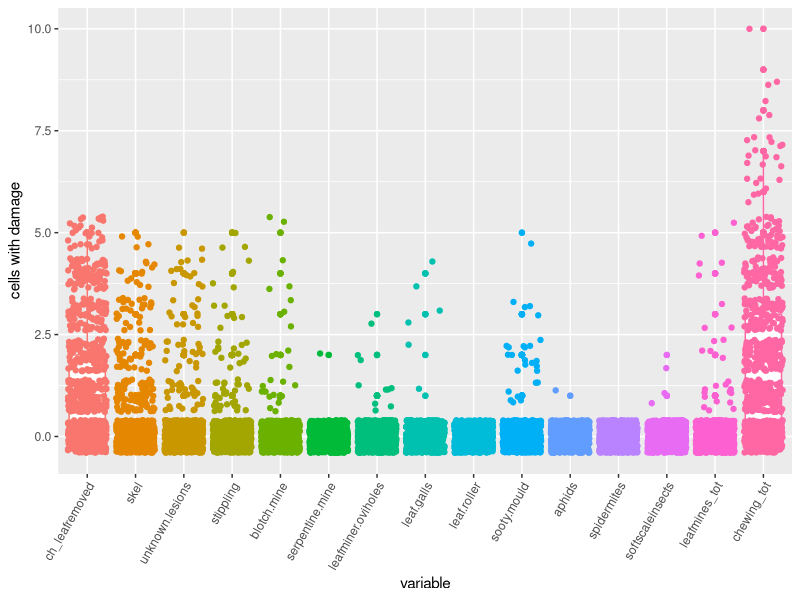
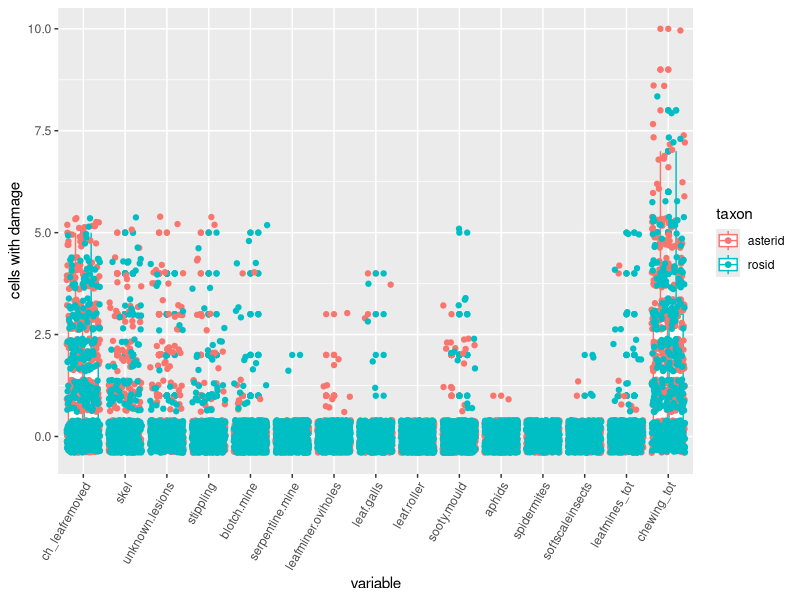
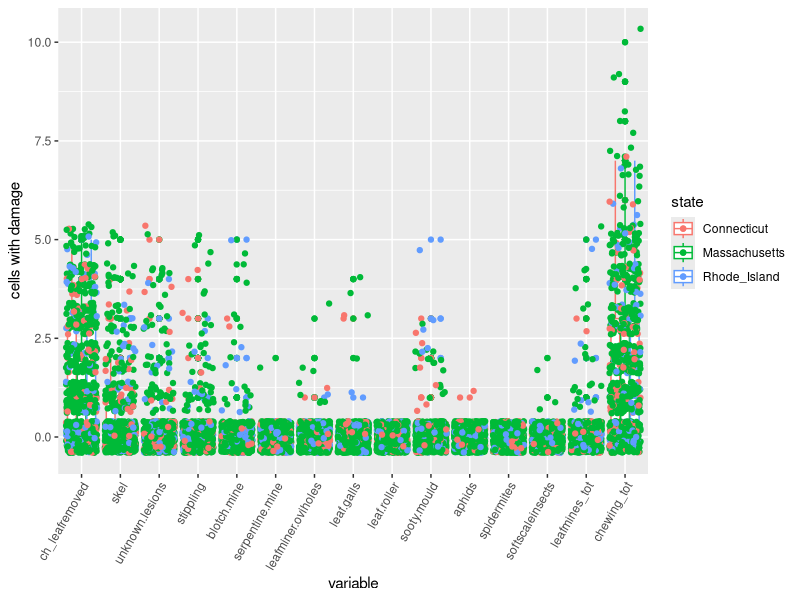
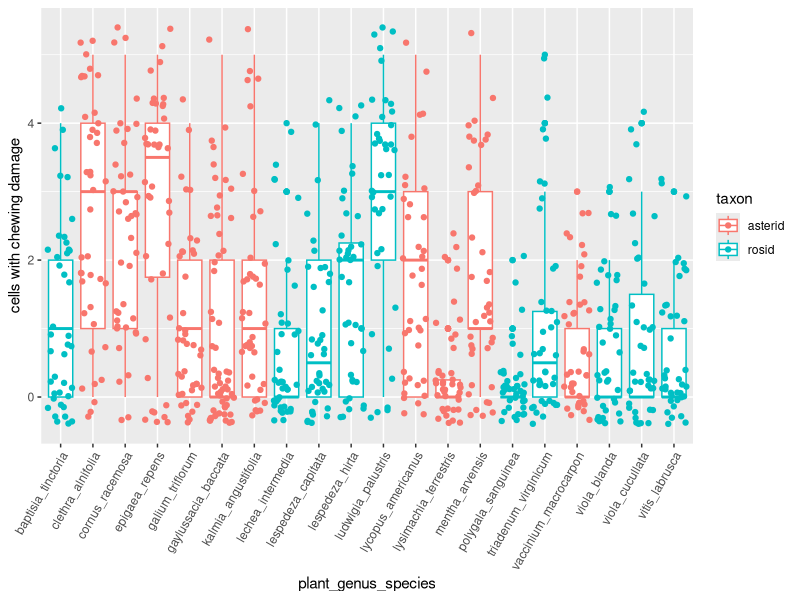
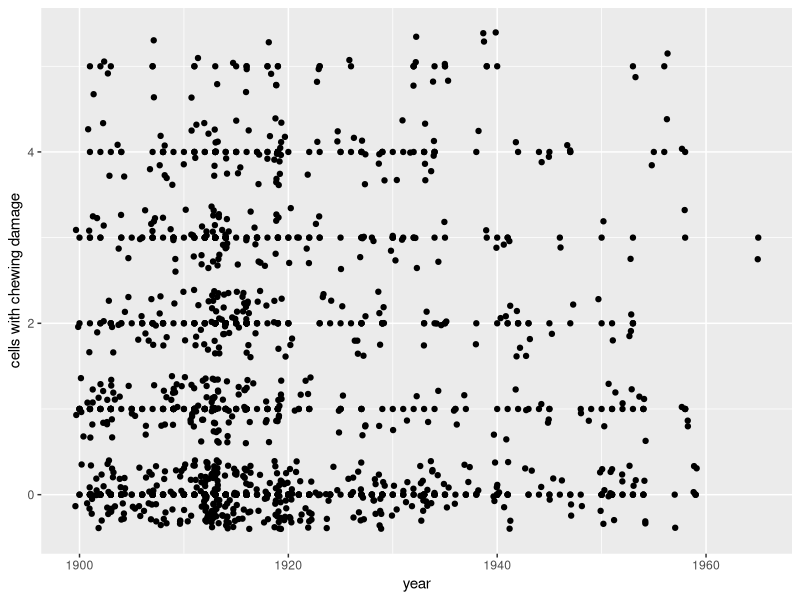
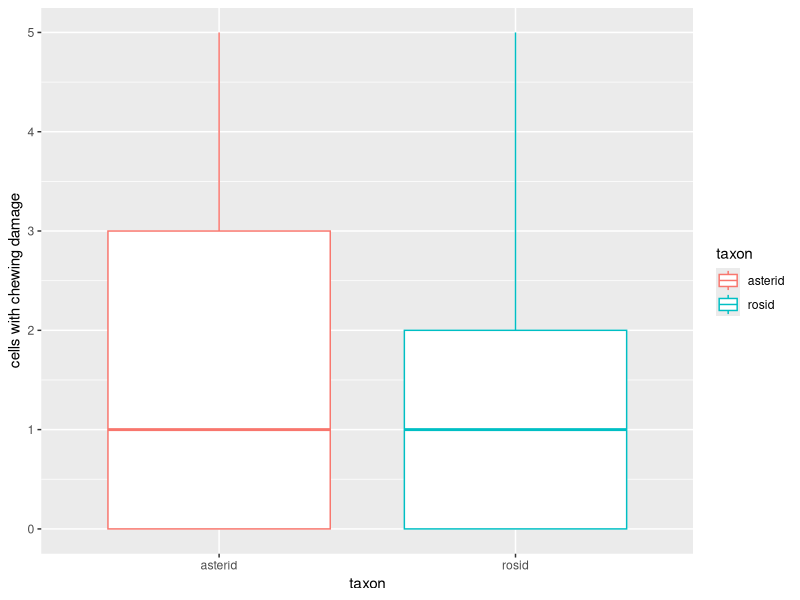
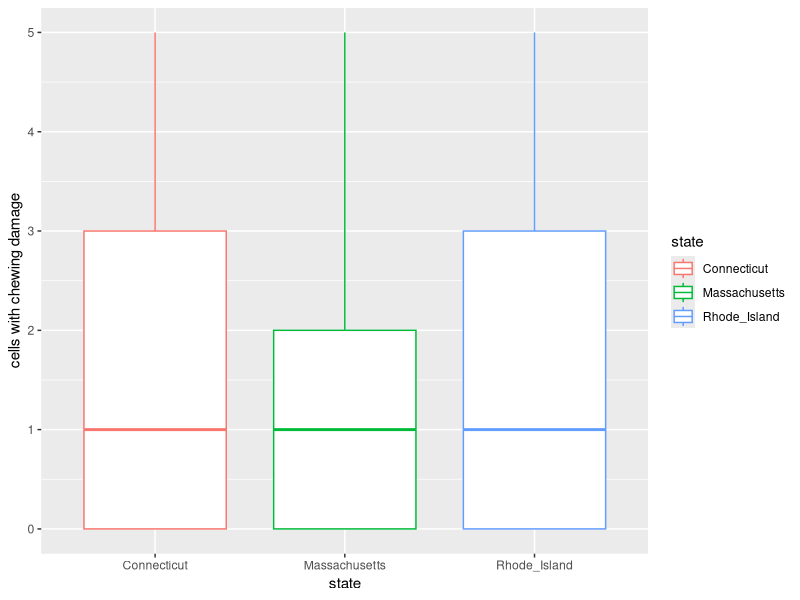
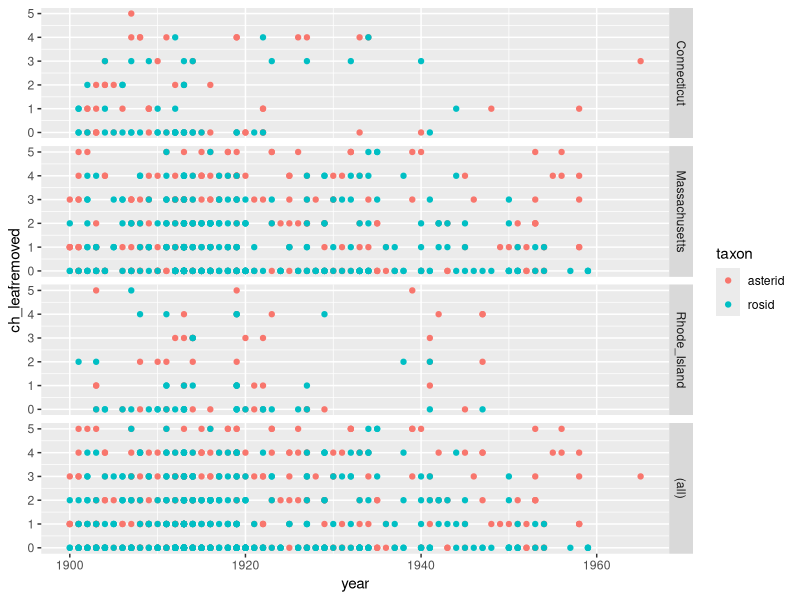

Source code (R) for these figures, in order: (Note: this script raises an error after producing the figures.)
library(ggplot2)
library(reshape2)
library(plyr)

RA_dframe <- read.csv("rosid_asterid_data.csv")
names(RA_dframe)
attach(RA_dframe)

RA_dframe$leafmines_tot <- RA_dframe$serpentine.mine+RA_dframe$blotch.mine
RA_dframe$chewing_tot <- RA_dframe$ch_leafremoved+RA_dframe$skel

#melt into individual rows
RA_dframe_resh <- melt(RA_dframe, id.vars=c("plant_genus_species", "taxon", "MF", "abscission_num",
                                            "herbarium", "date", "month", "month_cat", "day", "year", "doy", 
                                            "state", "phenology", "county"))
names(RA_dframe_resh)

#Exploratory plots
#cells with each type of damage
bplot <- ggplot(RA_dframe_resh, aes(x=variable, y=value, colour=variable)) 
bplot <- bplot + geom_boxplot() + geom_point() + theme(axis.text.x = element_text(angle=60, hjust=1)) +
  ylab("cells with damage") + geom_jitter() + theme(legend.position="none")
bplot

#cells with each type of damage by taxon
bplot1a <- ggplot(RA_dframe_resh, aes(x=variable, y=value, colour=taxon)) 
bplot1a <- bplot1a + geom_boxplot() + geom_point() + theme(axis.text.x = element_text(angle=60, hjust=1)) +
  ylab("cells with damage") + geom_jitter()
bplot1a

#cells with each type of damage by state
bplot1b <- ggplot(RA_dframe_resh, aes(x=variable, y=value, colour=state)) 
bplot1b <- bplot1b + geom_boxplot() + geom_point() + theme(axis.text.x = element_text(angle=60, hjust=1)) +
  ylab("cells with damage") + geom_jitter()
bplot1b


#focus on chewing, because it's the most prevalent damage type
#cells with chewing damage by taxon & species
bplot2 <- ggplot(RA_dframe, aes(x=plant_genus_species, y=ch_leafremoved, colour=taxon)) 
bplot2 <- bplot2 + geom_boxplot() + geom_jitter() + theme(axis.text.x = element_text(angle=60, hjust=1)) + ylab("cells with chewing damage")
bplot2

#cells with chewing damage over time
bplot3 <- ggplot(RA_dframe, aes(x=year, y=ch_leafremoved)) 
bplot3 <- bplot3 + geom_point() + ylab("cells with chewing damage") + geom_jitter()
bplot3

#cells with chewing damage by taxon
bplot3 <- ggplot(RA_dframe, aes(x=taxon, y=ch_leafremoved, colour=taxon)) 
bplot3 <- bplot3 + geom_boxplot() + ylab("cells with chewing damage")
bplot3

#cells with chewing damage by state
#ch_leafremoved
bplot3 <- ggplot(RA_dframe, aes(x=state, y=ch_leafremoved, colour=state)) 
bplot3 <- bplot3 + geom_boxplot() + ylab("cells with chewing damage")
bplot3

#change in chewing damage over time and by taxon
facet1 <- ggplot(RA_dframe, aes(x=year, y=ch_leafremoved, colour=taxon)) + geom_point()
facet1 <- facet1 + facet_grid(state ~ ., margins=TRUE)
facet1

#change in chewing damage over growing season
RA_dframe_rosids <- subset(RA_dframe, taxon == "rosid")
RA_dframe_asterids <- subset(RA_dframe, taxon == "asterid")

facet_a <- ggplot(RA_dframe_asterids, aes(x=doy, y=ch_leafremoved, colour=plant_genus_species)) + geom_point() + geom_abline()
facet_a <- facet_a + facet_grid(plant_genus_species ~ ., margins=TRUE) + theme(legend.position= "none")
facet_a

facet_r <- ggplot(RA_dframe_rosids, aes(x=doy, y=ch_leafremoved, colour=plant_genus_species)) + geom_point() + geom_abline()
facet_r <- facet_r + facet_grid(plant_genus_species ~ ., margins=TRUE) + theme(legend.position= "none")
facet_r

detach(RA_dframe)


#Making paper figures

#Figure 1: Zero inflation
#What are the most prevalent 5 types of herbivory? 
RA_dframe_resh$binary <- ifelse(RA_dframe_resh$value>0, 1, 0)
topfive <- ddply(RA_dframe_resh, ~variable, summarize, mean_specdamaged = mean(binary, na.rm=T))
topfive <- topfive[order(-topfive$mean_specdamaged),]
#topfive = chewing_tot, stippling, sooty.mould, leafmines_tot, leaf.galls

topfive_RA_dframe_resh <- subset(RA_dframe_resh, variable=="chewing_tot"|variable=="stippling"|variable=="sooty.mould"|variable=="leafmines_tot"|
                                   variable=="leaf.galls")

Fig1 <- ggplot(topfive_RA_dframe_resh, aes(value, colour=variable)) 
Fig1 <- Fig1 +  geom_freqpoly(binwidth = 1) +xlim(0,5) +theme_bw() +xlab("cells with herbivore damage") + ylab("specimens")
Fig1



#Figure 2: Progression of herbivory annually


#Continuous
Fig2_cont <- ggplot(topfive_RA_dframe_resh, aes(x=doy, y=value, colour=plant_genus_species)) 
Fig2_cont <- Fig2_cont +  geom_point() +ylim(0,5) +theme_bw() +xlab("day of year") + ylab("cells with herbivore damage") 
Fig2_cont

#Get incidence of chewing herbivory for all species
#Plot how chewing herbivory changes over season for all species
levels(RA_dframe$plant_genus_species)

BATI <- subset(RA_dframe, plant_genus_species == "baptisia_tinctoria")
CLAL <- subset(RA_dframe, plant_genus_species == "clethra_alnifolia")
CORA <- subset(RA_dframe, plant_genus_species == "cornus_racemosa")
EPRE <- subset(RA_dframe, plant_genus_species == "epigaea_repens")
GATR <- subset(RA_dframe, plant_genus_species == "galium_triflorum")
GABA <- subset(RA_dframe, plant_genus_species == "gaylussacia_baccata")
KAAN <- subset(RA_dframe, plant_genus_species == "kalmia_angustifolia")
LEIN <- subset(RA_dframe, plant_genus_species == "lechea_intermedia")
LECA <- subset(RA_dframe, plant_genus_species == "lespedeza_capitata")
LEHI <- subset(RA_dframe, plant_genus_species == "lespedeza_hirta")
LUPA <- subset(RA_dframe, plant_genus_species == "ludwigia_palustris")
LYAM <- subset(RA_dframe, plant_genus_species == "lycopus_americanus")
LYTE <- subset(RA_dframe, plant_genus_species == "lysimachia_terrestris")
MEAR <- subset(RA_dframe, plant_genus_species == "mentha_arvensis")
POSA <- subset(RA_dframe, plant_genus_species == "polygala_sanguinea")
TRVI <- subset(RA_dframe, plant_genus_species == "triadenum_virginicum")
VAMA <- subset(RA_dframe, plant_genus_species == "vaccinium_macrocarpon")
VIBL <- subset(RA_dframe, plant_genus_species == "viola_blanda")
VICU <- subset(RA_dframe, plant_genus_species == "viola_cucullata")
VILA <- subset(RA_dframe, plant_genus_species == "vitis_labrusca")
  
#Plots of chewing by doy by speciesc
plo <- ggplot(BATI, aes(x=doy, y=ch_leafremoved, colour=plant_genus_species)) + geom_point() + geom_abline()
plo

plo <- ggplot(CLAL, aes(x=doy, y=ch_leafremoved, colour=plant_genus_species)) + geom_point() + geom_abline()
plo

plo <- ggplot(CORA, aes(x=doy, y=ch_leafremoved, colour=plant_genus_species)) + geom_point() + geom_abline()
plo

plo <- ggplot(EPRE, aes(x=doy, y=ch_leafremoved, colour=plant_genus_species)) + geom_point() + geom_abline()
plo

plo <- ggplot(GATR, aes(x=doy, y=ch_leafremoved, colour=plant_genus_species)) + geom_point() + geom_abline()
plo

plo <- ggplot(GABA, aes(x=doy, y=ch_leafremoved, colour=plant_genus_species)) + geom_point() + geom_abline()
plo

plo <- ggplot(KAAN, aes(x=doy, y=ch_leafremoved, colour=plant_genus_species)) + geom_point() + geom_abline()
plo

plo <- ggplot(LEIN, aes(x=doy, y=ch_leafremoved, colour=plant_genus_species)) + geom_point() + geom_abline()
plo

plo <- ggplot(LECA, aes(x=doy, y=ch_leafremoved, colour=plant_genus_species)) + geom_point() + geom_abline()
plo

plo <- ggplot(LEHI, aes(x=doy, y=ch_leafremoved, colour=plant_genus_species)) + geom_point() + geom_abline()
plo

plo <- ggplot(LUPA, aes(x=doy, y=ch_leafremoved, colour=plant_genus_species)) + geom_point() + geom_abline()
plo

plo <- ggplot(LYAM, aes(x=doy, y=ch_leafremoved, colour=plant_genus_species)) + geom_point() + geom_abline()
plo

plo <- ggplot(LYTE, aes(x=doy, y=ch_leafremoved, colour=plant_genus_species)) + geom_point() + geom_abline()
plo

plo <- ggplot(MEAR, aes(x=doy, y=ch_leafremoved, colour=plant_genus_species)) + geom_point() + geom_abline()
plo

plo <- ggplot(POSA, aes(x=doy, y=ch_leafremoved, colour=plant_genus_species)) + geom_point() + geom_abline()
plo

plo <- ggplot(TRVI, aes(x=doy, y=ch_leafremoved, colour=plant_genus_species)) + geom_point() + geom_abline()
plo

plo <- ggplot(VAMA, aes(x=doy, y=ch_leafremoved, colour=plant_genus_species)) + geom_point() + geom_abline()
plo

plo <- ggplot(VIBL, aes(x=doy, y=ch_leafremoved, colour=plant_genus_species)) + geom_point() + geom_abline()
plo

plo <- ggplot(VICU, aes(x=doy, y=ch_leafremoved, colour=plant_genus_species)) + geom_point() + geom_abline()
plo

plo <- ggplot(VILA, aes(x=doy, y=ch_leafremoved, colour=plant_genus_species)) + geom_point() + geom_abline()
plo

#Cat
#Format data
RA_dframe$totalherbiv <- RA_dframe$chewing_tot+RA_dframe$stippling+RA_dframe$leafmines_tot+RA_dframe$sooty.mould+RA_dframe$leaf.galls
RA_dframe$binary_noherbiv <- ifelse(RA_dframe$totalherbiv>0, 1, 0)
RA_dframe$binary_chew<- ifelse(RA_dframe$chewing_tot>0, 1, 0)
RA_dframe$binary_stipp <- ifelse(RA_dframe$stippling>0, 1, 0)
RA_dframe$binary_lmines <- ifelse(RA_dframe$leafmines_tot>0, 1, 0)
RA_dframe$binary_SM <- ifelse(RA_dframe$sooty.mould>0, 1, 0)
RA_dframe$binary_lgalls <- ifelse(RA_dframe$leaf.galls>0, 1, 0)

RA_dframe_resh2 <- melt(RA_dframe, id.vars=c("plant_genus_species", "taxon", "MF", "abscission_num",
                                            "herbarium", "date", "month", "month_cat", "day", "year", "doy", 
                                            "state", "phenology", "county"))

RA_dframe_resh2_fig2 <- subset(RA_dframe_resh2, variable== "binary_noherbiv"|variable=="binary_chew"|variable=="binary_stipp"|variable=="binary_lmines"|
                                 variable=="binary_SM"|variable=="binary_lgalls")

mar <- subset(RA_dframe_resh2_fig2, month_cat=="March")
apr <- subset(RA_dframe_resh2_fig2, month_cat=="April")
may <- subset(RA_dframe_resh2_fig2, month_cat=="May")
jun <- subset(RA_dframe_resh2_fig2, month_cat=="June")
jul <- subset(RA_dframe_resh2_fig2, month_cat=="July")
aug <- subset(RA_dframe_resh2_fig2, month_cat=="August")
sept <- subset(RA_dframe_resh2_fig2, month_cat=="September")
oct <- subset(RA_dframe_resh2_fig2, month_cat=="October")

#Work on this
prop <- function(x)  { for (i in 1:length(x)) {
  x$prop = x$value/nrow(x)
}
}

mar$prop <- mar$value/nrow(mar)
apr$prop <- apr$value/nrow(apr)
may$prop <- may$value/nrow(may)
jun$prop <- jun$value/nrow(jun)
jul$prop <- jul$value/nrow(jul)
aug$prop <- aug$value/nrow(aug)
sept$prop <- sept$value/nrow(sept)
oct$prop <- oct$value/nrow(oct)

props_summary <- rbind(mar, apr, may, jun, jul, aug, sept, oct)

#props_summary <- ddply(RA_dframe_resh2_fig2, c("month_cat", "variable"), summarize, sum_wtype = sum(value, na.rm=T))

props_summary <- subset(props_summary, month<10 & month>3)
Fig2_cat <- ggplot(props_summary, aes(x=month_cat, y=prop, fill=variable)) + geom_bar(stat="identity") +theme_bw() + ylab("cells with herbivore damage") 
Fig2_cat



#Test for effect of year, doy
model <- lme(ch_leafremoved~doy+year+state, random = ~1|plant_genus_species, na.action=na.omit, data=RA_dframe)
summary(model)
